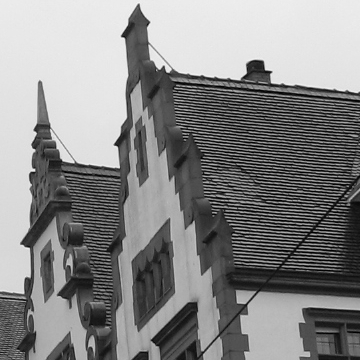
%> input picture ANNALES/images_tp_note/toit.jpg, 360 x 360 px
$ octave Exo2.m   (GNU Octave 9; MATLAB toolbox functions it lacks are replaced by stand-ins)
%> lines starting %> are read from the running program, lines starting %| are printed output that depends on the picture; in (x1, y1, x2, y2) boxes, pixels count from 0 and x2, y2 are one past the last pixel; in counts of white or black regions, pixels touching at a corner belong together; the program's own positions count from 1
I0 = imread('./images_tp_note/toit.jpg')
%> I0 is the input picture: size 360x360 uint8; min 0, max 245, mean 134.7

[lig,col] = size(I0)
%> lig = 360; col = 360
lig = lig/3
%> lig = 120
col = col/3
%> col = 120
I1 = 0

for x = 1:lig
  for y = 1:col
    tmpx= x*3
    tmpy= y*3
    I1(x,y)=I0(tmpx,tmpy)
  endfor
endfor
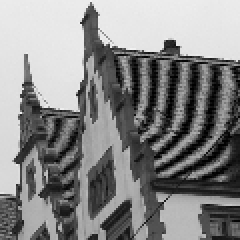
%> I1: size 120x120 double (shown 2 times larger); min 0, max 243, mean 134.3

I1(1,1)=I0(1,1)

figure;imshow(I1)
%> after `imshow(I1)`:
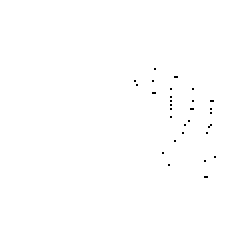
%> displayed picture: size 120x120, on the screen's scale of 0 to 255 (shown 2 times larger); 99.8% white; black in thin lines or dots, all inside (x1, y1, x2, y2) = (67, 34, 108, 89)

$ run again, with ANNALES/images_tp_note/Ibruitee.png saved as ANNALES/images_tp_note/toit.jpg
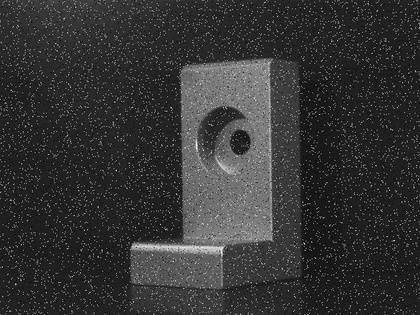
%> input picture ANNALES/images_tp_note/Ibruitee.png, 420 x 315 px, shrunk from 640 x 480 before the run
%> I0 is the input picture: size 315x420 uint8; min 0, max 255, mean 52.3
%> after the loop `for x = 1:lig`:
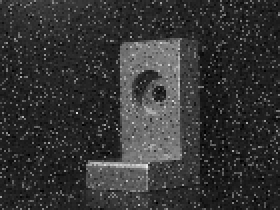
%> I1: size 105x140 double (shown 2 times larger); min 0, max 239, mean 52.2
